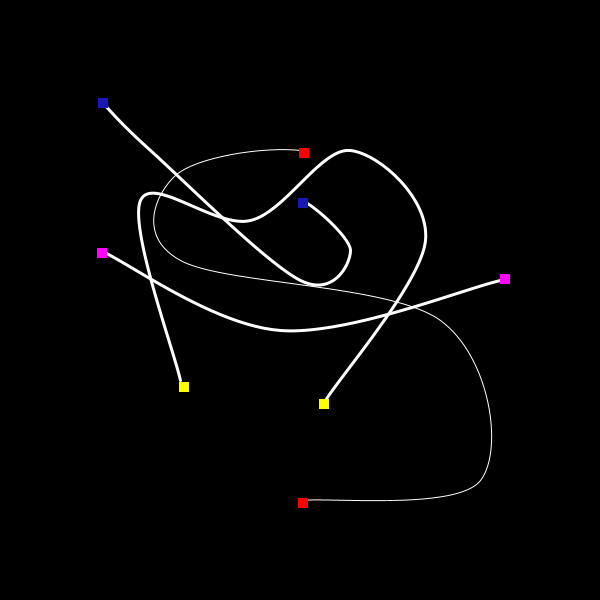
Frame 1 (no input)
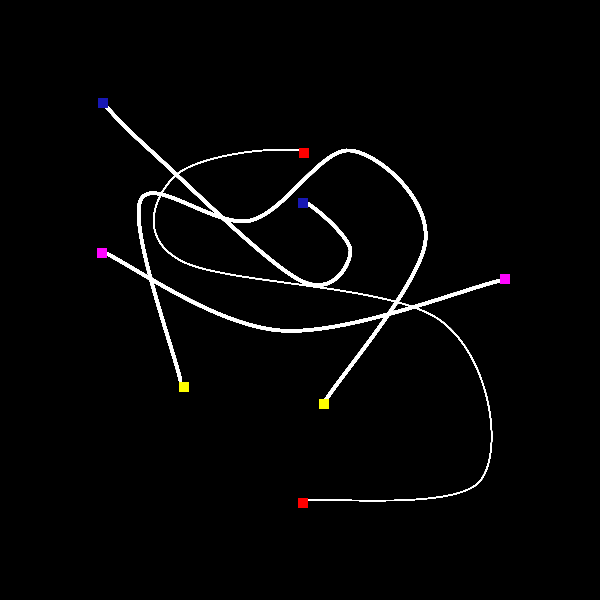
Frame 60 (the mouse pressed at the canvas centre just before this capture)
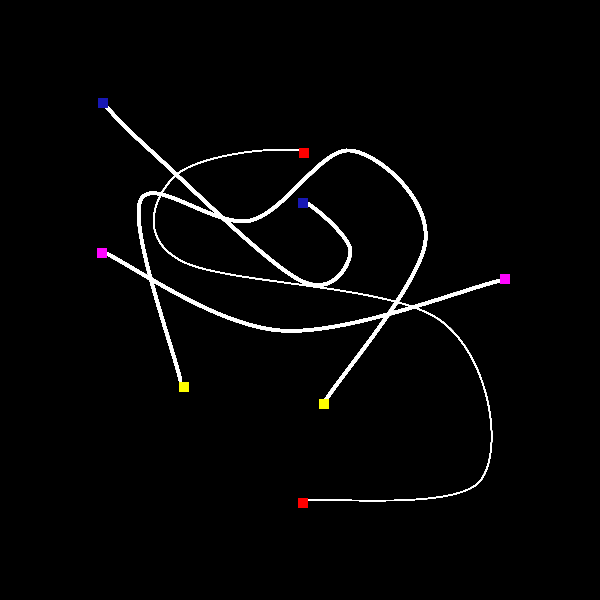
Frame 120 (the mouse held since frame 60 and released just before this capture)

The Processing sketch that drew these frames (run headless with seeded random() and noise(); from frame 60 on, the mouse is pressed at the canvas centre):

// Processing sketch: processing_112428
// ── processing_112428.pde

void setup(){
  size (600,600);
  background(0,0,0);
  
}


void draw(){  
  stroke(255,255,255);
 strokeWeight(3);
 noFill();
beginShape();
curveVertex(100,100);
curveVertex(100,100);
curveVertex(150,150);
curveVertex(300,280);
curveVertex(350,250);
curveVertex(300,200);
curveVertex(300,250);

endShape();


 stroke(255,255,255);
 strokeWeight(1);
 noFill();
beginShape();
curveVertex(400,200);
curveVertex(300,150);
curveVertex(175,175);
curveVertex(180,260);
curveVertex(440,320);
curveVertex(480,480);
curveVertex(300,500);
curveVertex(300,500);

endShape();
  
  
stroke(255,255,255);
 strokeWeight(3);
 noFill();
beginShape();
curveVertex(180,380);
curveVertex(180,380);
curveVertex(140,200);
curveVertex(250,220);
curveVertex(350,150);
curveVertex(425,240);
curveVertex(325,400);
curveVertex(325,400);
endShape();

stroke(255,255,255);
 strokeWeight(3);
 noFill();
beginShape();
curveVertex(100,250);
curveVertex(100,250);
curveVertex(280,330);
curveVertex(500,280);
curveVertex(500,280);
endShape();


  noStroke();
  fill(24,24,180);
  //stroke(100,32,15);
  //strokeWeight(1);
  rect(98,98,10,10);
  rect(298,198,10,10);

  
  //if(mousePressed == true){
    //fill(255,0,0);
  //}else{
   // fill(255);
   
   noStroke();
  fill(255,0,0);
  //stroke(100,32,15);
  //strokeWeight(1);
  rect(299,148,10,10);
  rect(298,498,10,10);
  
   noStroke();
  fill(255,255,0);
  //stroke(100,32,15);
  //strokeWeight(1);
  rect(179,382,10,10);
  rect(319,399,10,10);

noStroke();
  fill(255,5,255);
  //stroke(100,32,15);
  //strokeWeight(1);
  rect(97,248,10,10);
  rect(500,274,10,10);

println(mouseX+" "+mouseY);

  }
  
